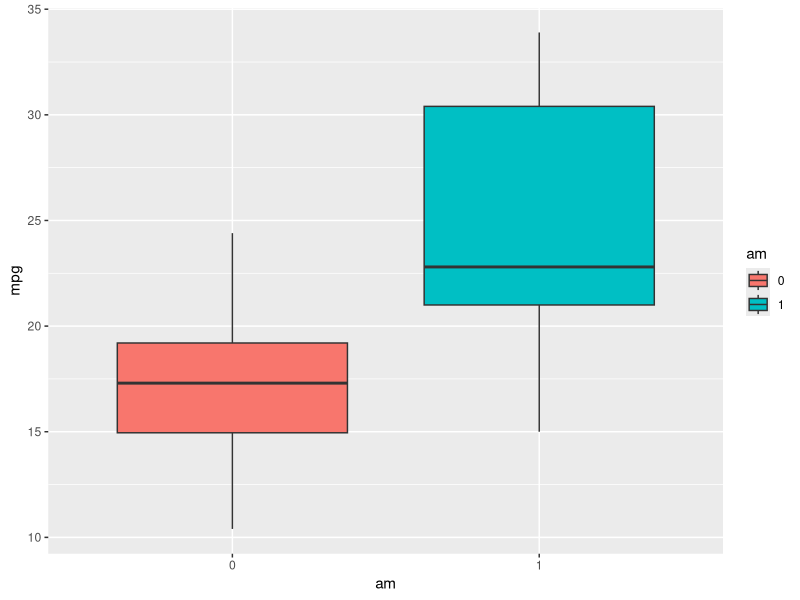
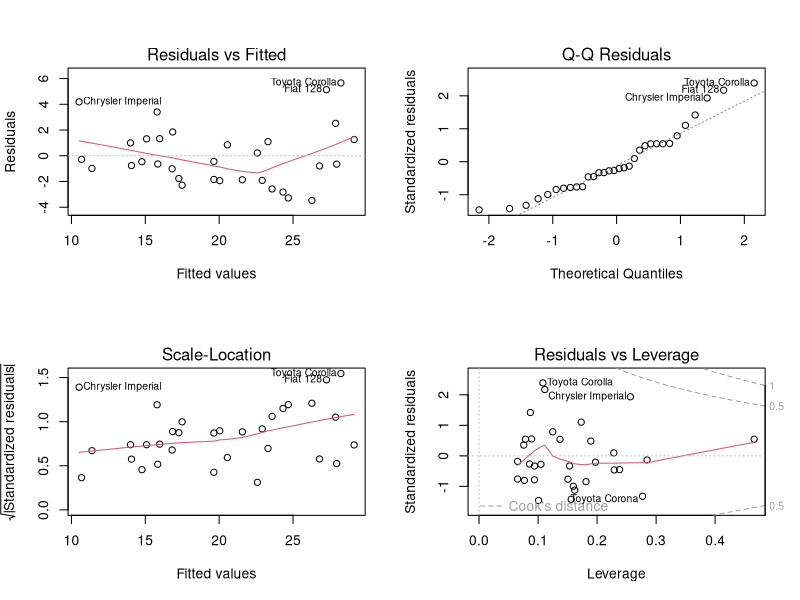
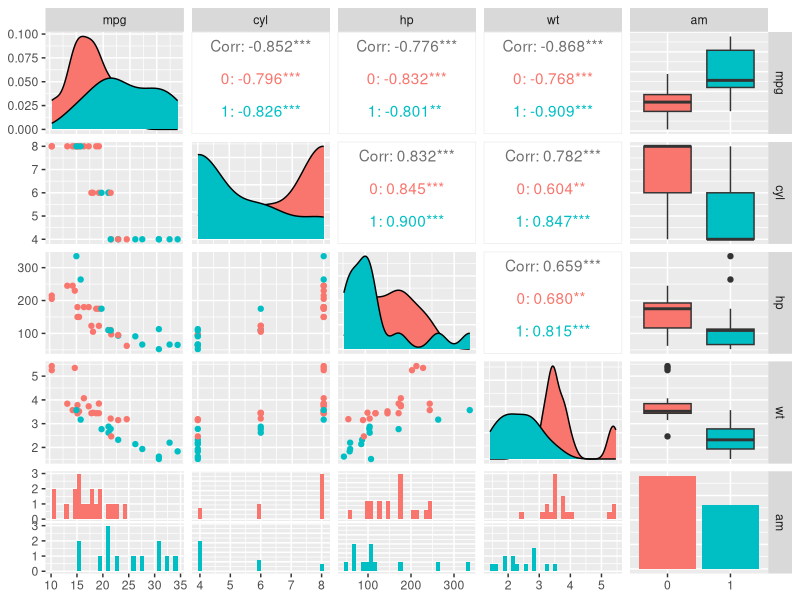

The R source for these figures, in order:
## ---- chunk 1
knitr::opts_chunk$set(echo = TRUE)
## ---- chunk 2
library(ggplot2)
library(datasets)
library(GGally)
data("mtcars")
## ---- chunk 3
head(mtcars)
str(mtcars)
mtcars$am=as.factor(mtcars$am)
## ---- chunk 4
gfit1=ggplot(mtcars,aes(x=am,y=mpg,fill=am))
gfit1=gfit1 + geom_boxplot()
gfit1
manual<-mean(mtcars[mtcars$am=="1",]$mpg)
auto<-mean(mtcars[mtcars$am=="0",]$mpg)
newTab<-data.frame(manual=manual,auto=auto)
rownames(newTab)<-"Mean"
newTab
## ---- chunk 5
fit1=lm(mpg~.,data = mtcars)
summary(fit1)
fit2=lm(mpg~am,data = mtcars)
fit3=lm(mpg~am+cyl,data = mtcars)
fit4=lm(mpg~am+cyl+wt,data = mtcars)
fit5=lm(mpg~am+cyl+hp+wt,data = mtcars)
fit6=lm(mpg~am+cyl+hp+wt+disp,data = mtcars)
anova(fit2,fit3,fit4,fit5,fit6,fit1)
## ---- chunk 6
fit5=lm(mpg~am+cyl+hp+wt, data = mtcars)
summary(fit5)
## ---- chunk 7
par(mfrow=c(2,2))
plot(fit5)
## ---- chunk 8
ggpairs(mtcars,columns = c(1,2,4,6,9),aes(colour=am))
